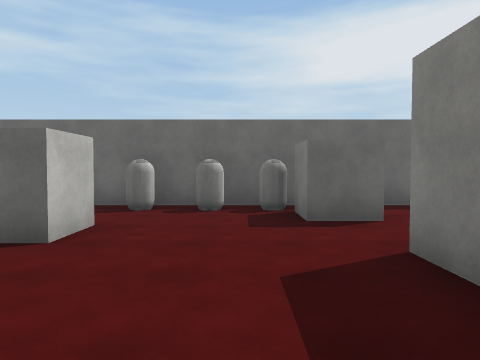
View 1 (above)

19 first-person views from a walk through a 3-D level made in the Unity game engine. The camera is 1.5 m above the floor, tilts 2° down and sees 70° across. The floor is counted in squares, 2 m on a side. Each view is taken from the middle of a square. On the plan, view 1 faces up. The plan holds only what a view shows up to about 11 squares ahead; the rest is blank. The place goes on beyond the plan. The player is left out. Surface patterns are stand-ins for the level's own textures.

View 2
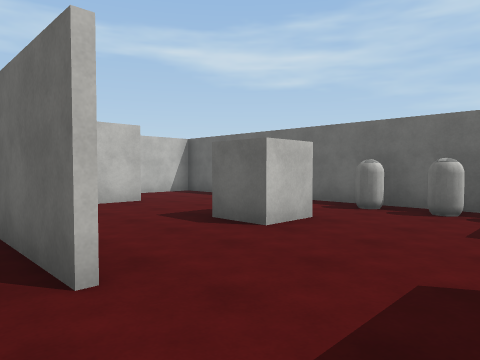

View 3
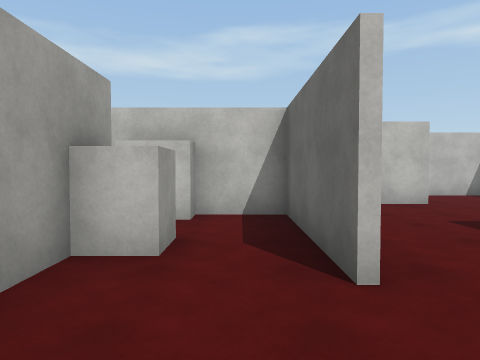

View 4
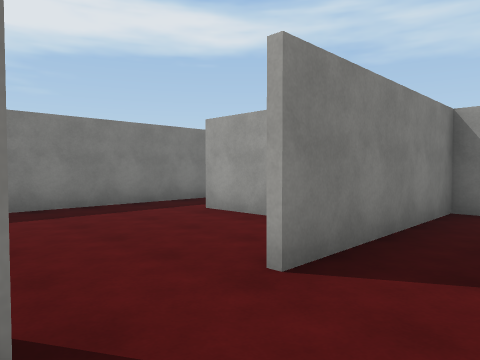

View 5
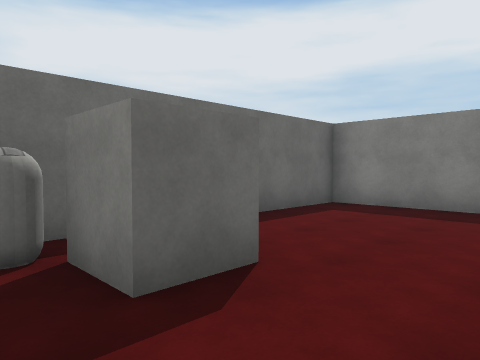

View 6
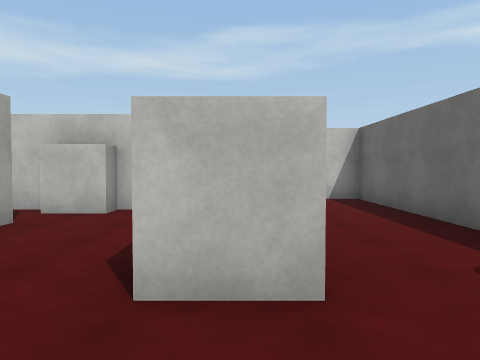

View 7
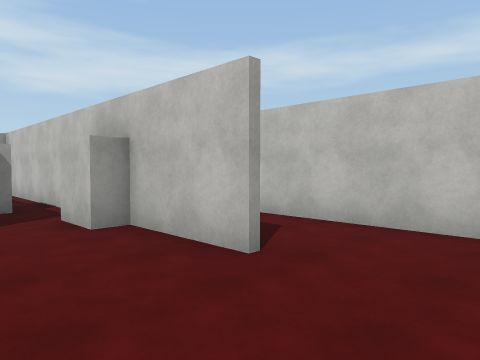

View 8
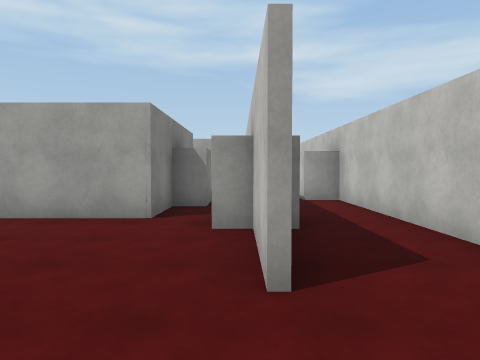

View 9
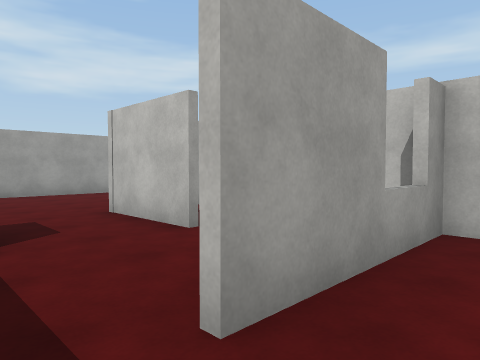

View 10
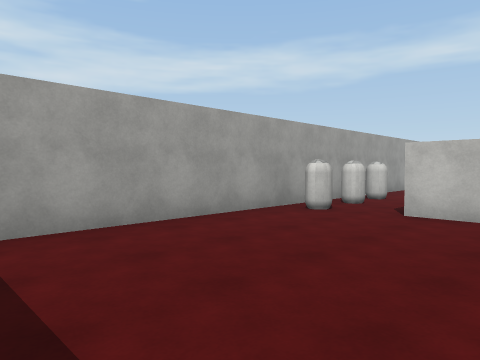

View 11
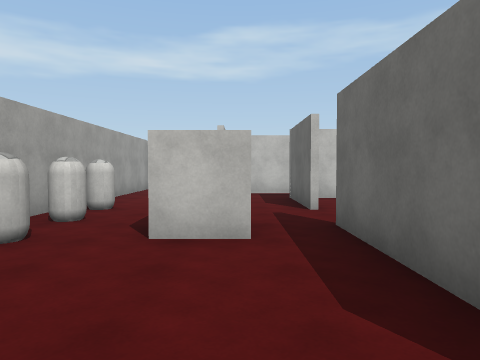

View 12
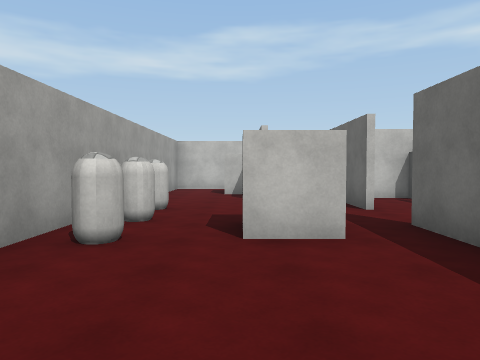

View 13
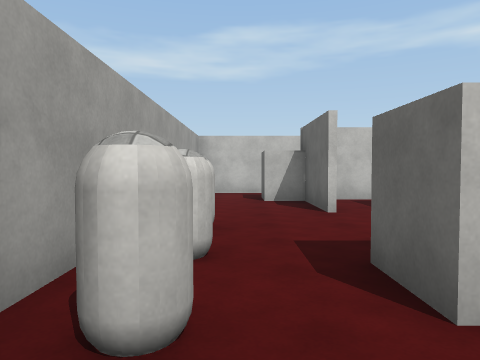

View 14
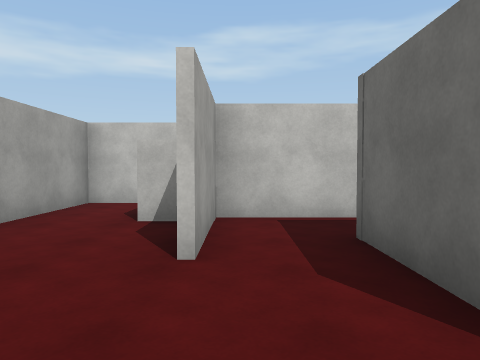

View 15
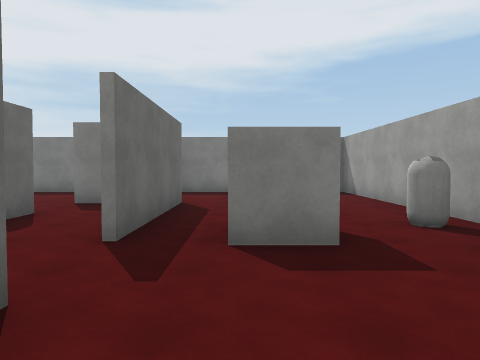

View 16
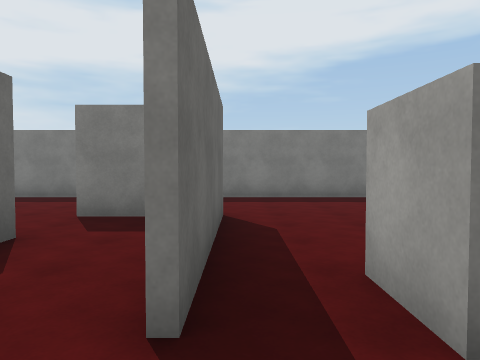

View 17
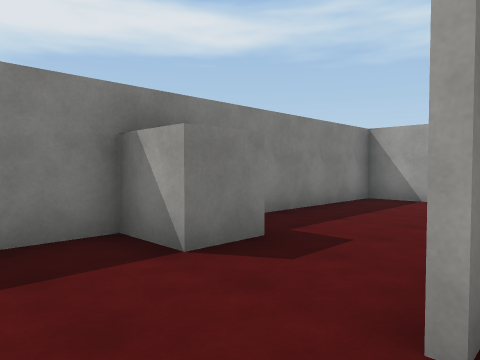

View 18
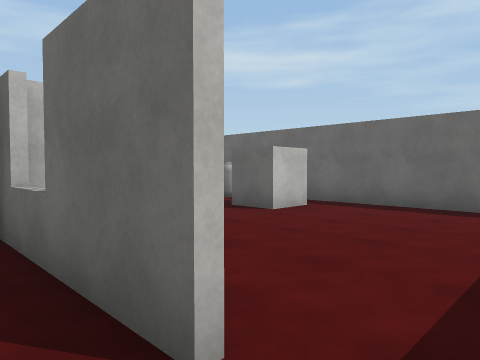

View 19
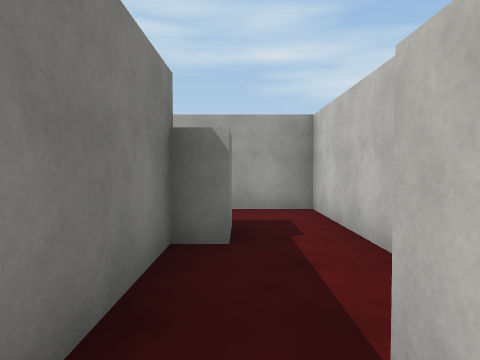

### Floor plan
Ten units are one square. View 1 is at (0, 0); x grows to the right and y downward. Boxes are objects, and circles mark ways between rooms. Rooms are numbered by the first view taken in them; rooms with no view inside come last. Other rooms are left out.
<svg viewBox="-88 -74 161 164">
<path fill="none" stroke="#000" d="M16 -9 51 -9M-16 15 -10 15M11 15 15 15 15 -31M-47 7 -47 -9 -24 -9M-62 -40 -62 -18M-54 19 -54 7M68 -4 68 -69 -83 -69 -83 20 -75 20M-21 37 -48 37M-38 55 -59 55M34 14 34 37 -6 37M-58 54 -38 54M55 30 55 18 68 18 68 -4M-63 54 -63 29M51 -8 16 -8M-75 20 -75 32M-62 -5 -62 54M-83 49 -83 82 68 82 68 31M18 16 9 16M-45 18 -45 31M33 26 33 14M-11 -8 -45 -8 -45 7 -40 7"/>
<rect x="-65" y="-15" width="10" height="10" fill="#bbb"><title>block</title></rect>
<rect x="-35" y="-45" width="20" height="10" fill="#bbb"><title>block</title></rect>
<rect x="-25" y="-65" width="10" height="10" fill="#bbb"><title>capsule</title></rect>
<rect x="-15" y="-65" width="10" height="10" fill="#bbb"><title>capsule</title></rect>
<rect x="5" y="-65" width="20" height="20" fill="#bbb"><title>block</title></rect>
<rect x="5" y="-65" width="10" height="10" fill="#bbb"><title>capsule</title></rect>
<rect x="-75" y="55" width="20" height="10" fill="#bbb"><title>block</title></rect>
<rect x="-25" y="75" width="10" height="10" fill="#bbb"><title>capsule</title></rect>
<rect x="-15" y="65" width="10" height="10" fill="#bbb"><title>capsule</title></rect>
<rect x="-5" y="65" width="10" height="10" fill="#bbb"><title>capsule</title></rect>
<rect x="-5" y="45" width="10" height="20" fill="#bbb"><title>block</title></rect>
<rect x="-25" y="5" width="10" height="10" fill="#bbb"><title>block</title></rect>
<circle cx="-70" cy="10" r="3" fill="#2a7"/>
<circle cx="60" cy="-10" r="3" fill="#2a7"/>
<circle cx="-20" cy="5" r="3" fill="#2a7"/>
<circle cx="-15" cy="40" r="3" fill="#2a7"/>
<circle cx="-30" cy="20" r="3" fill="#2a7"/>
<text x="-10" y="-30">1</text>
<text x="0" y="50">2</text>
<text x="-10" y="30">3</text>
<text x="-30" y="0">4</text>
</svg>
Room 1 opens to room 2. Room 1 opens to room 4. Room 2 opens to room 3. Room 3 opens to room 4.

Where each view was taken, in squares from view 1:
view 1: 0 up, 0 right, facing up
view 2: 0 up, 1 right, facing up-left
view 3: 0 up, 1 right, facing left
view 4: 5 up, 0 right, facing down-right
view 5: 3 up, 0 right, facing up-right
view 6: 4 up, 0 right, facing left
view 7: 6 up, 4 left, facing down-left
view 8: 6 up, 6 left, facing down
view 9: 2 up, 6 right, facing down-left
view 10: 4 down, 6 right, facing down-left
view 11: 5 down, 4 right, facing left
view 12: 6 down, 4 right, facing left
view 13: 7 down, 2 right, facing left
view 14: 5 down, 1 left, facing left
view 15: 5 down, 4 left, facing right
view 16: 4 down, 2 left, facing right
view 17: 0 up, 3 right, facing down-right
view 18: 0 up, 6 right, facing up-left
view 19: 2 down, 7 left, facing down
